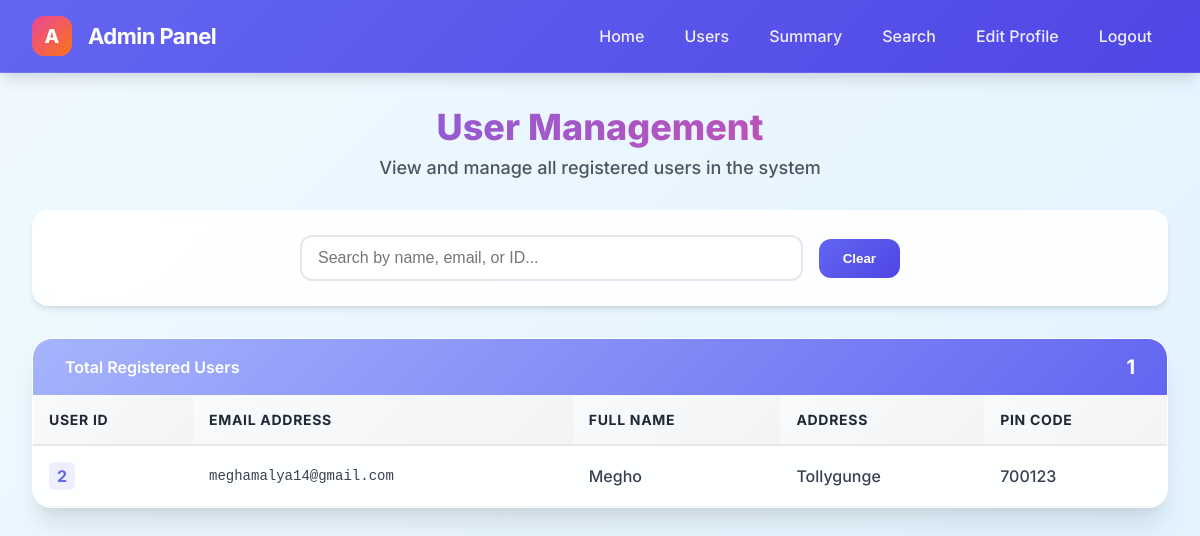
Before: /view_users (signed in) with the older database file.
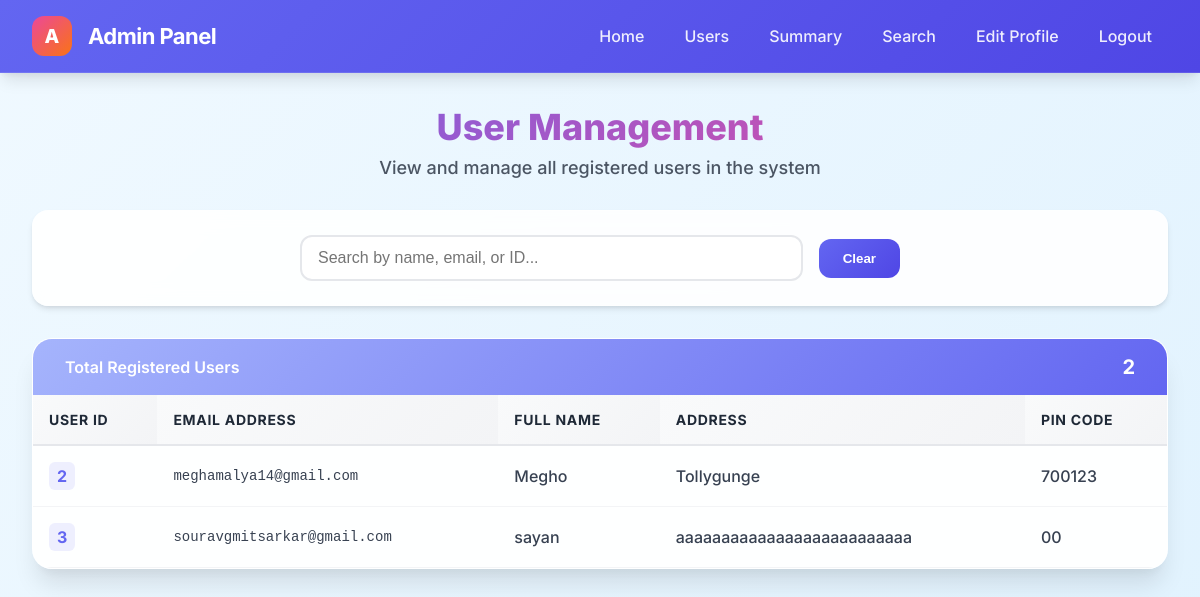
After: the same page with the newer database file.
### models/models.py (models this page shows, shortened)
class User(db.Model):
    __tablename__ = 'users'
    id = db.Column(db.Integer, primary_key=True)
    email = db.Column(db.String(100), unique=True, nullable=False)
    password = db.Column(db.String(255), nullable=False)
    fullname = db.Column(db.String(100), nullable=False)
    address = db.Column(db.Text, nullable=False)
    pincode = db.Column(db.String(10), nullable=False)
    role = db.Column(db.String(20), default='user', nullable=False)
    created_at = db.Column(db.DateTime, nullable=True, default=datetime.utcnow)
    updated_at = db.Column(db.DateTime, nullable=True, default=datetime.utcnow, onupdate=datetime.utcnow)

### app.py (the view)
@app.route('/view_users')
@admin_required
def view_users():
    try:
        users = User.query.filter(User.role != 'admin').all()
        return render_template('view_users.html', users=users)
    except SQLAlchemyError as e:
        flash("Error loading users", "danger")
        print(f"View users error: {e}")
        return redirect(url_for('admin_dashboard'))

### app.py (called while the page is built)
def admin_required(f):
    @wraps(f)
    def decorated_function(*args, **kwargs):
        if 'user_id' not in session:
            flash("Please log in to access this page", "warning")
            return redirect(url_for('login'))
        if session.get('role') != 'admin':
            flash("Unauthorized access", "danger")
            return redirect(url_for('login'))
        return f(*args, **kwargs)
    return decorated_function

### templates/view_users.html (shortened to what this page needs)
<!DOCTYPE html>
<html lang="en">
<head>
</head>
<body>
<div class="navbar">
  <div class="navbar-brand">
    <div class="navbar-logo">A</div>
    <div class="welcome-text">Admin Panel</div>
  </div>
  <div class="navbar-nav">
    <a href="{{ url_for('admin_dashboard') }}" class="nav-link">Home</a>
    <a href="{{ url_for('view_users') }}" class="nav-link">Users</a>
    <a href="{{ url_for('admin_summary') }}" class="nav-link">Summary</a>
    <a href="{{ url_for('admin_search') }}" class="nav-link">Search</a>
    <a href="{{ url_for('edit_profile_admin') }}" class="nav-link">Edit Profile</a>
    <a href="{{ url_for('logout') }}" class="nav-link">Logout</a>
  </div>
</div>
<div class="main-content">
  <div class="page-header">
    <h1 class="page-title">User Management</h1>
    <p class="page-subtitle">View and manage all registered users in the system</p>
  </div>
  <div class="search-container">
    <div class="search-box">
      <input
        type="text"
        class="search-input"
        placeholder="Search by name, email, or ID..."
        id="searchInput"
        oninput="filterUsers()"
      >
      <button class="search-btn" onclick="clearSearch()">Clear</button>
    </div>
  </div>
  <div class="table-container">
    <div class="stats-row">
      <div>
        <span>Total Registered Users</span>
      </div>
      <div class="user-count" id="userCount">{{ users|length }}</div>
    </div>
    {% if users %}
    <table id="usersTable">
      <thead>
        <tr>
          <th>User ID</th>
          <th>Email Address</th>
          <th>Full Name</th>
          <th>Address</th>
          <th>Pin Code</th>
        </tr>
      </thead>
      <tbody id="userTableBody">
        {% for user in users %}
          <tr class="user-row">
            <td><span class="user-id">{{ user.id }}</span></td>
            <td class="email-cell">{{ user.email }}</td>
            <td>{{ user.fullname or '-' }}</td>
            <td>{{ user.address or '-' }}</td>
            <td>{{ user.pincode or '-' }}</td>
          </tr>
        {% endfor %}
      </tbody>
    </table>
    {% else %}
    <div class="empty-state">
      <div class="empty-icon">👥</div>
      <h3>No Users Found</h3>
      <p>There are currently no registered users in the system.</p>
    </div>
    {% endif %}
  </div>
</div>
</body>
</html>

Changed rows visible on the page:
added User: id "3", email "souravgmitsarkar@gmail.com", fullname "sayan", address "aaaaaaaaaaaaaaaaaaaaaaaaaa", pincode "00"
Other visible differences:
{{ users|length }}: "1" → "2"
